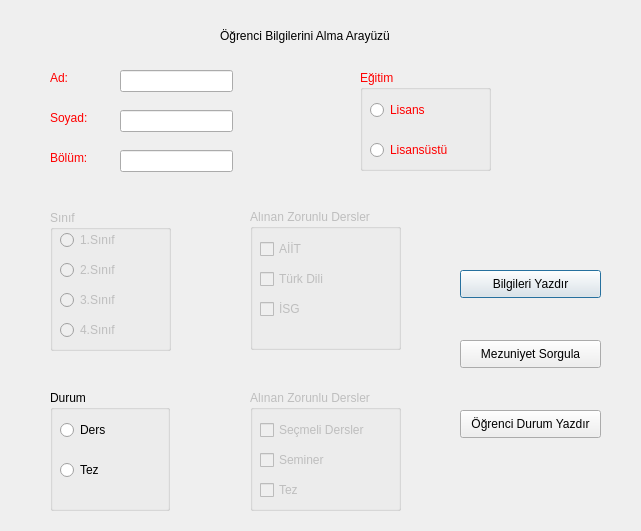
<?xml version="1.0" encoding="UTF-8"?>
<ui version="4.0">
 <class>Dialog</class>
 <widget class="QDialog" name="Dialog">
  <property name="enabled">
   <bool>true</bool>
  </property>
  <property name="geometry">
   <rect>
    <x>0</x>
    <y>0</y>
    <width>641</width>
    <height>531</height>
   </rect>
  </property>
  <property name="windowTitle">
   <string>Dialog</string>
  </property>
  <widget class="QLabel" name="label">
   <property name="geometry">
    <rect>
     <x>220</x>
     <y>20</y>
     <width>191</width>
     <height>31</height>
    </rect>
   </property>
   <property name="text">
    <string>Öğrenci Bilgilerini Alma Arayüzü</string>
   </property>
  </widget>
  <widget class="QLabel" name="label_2">
   <property name="geometry">
    <rect>
     <x>50</x>
     <y>70</y>
     <width>55</width>
     <height>16</height>
    </rect>
   </property>
   <property name="palette">
    <palette>
     <active>
      <colorrole role="WindowText">
       <brush brushstyle="SolidPattern">
        <color alpha="255">
         <red>255</red>
         <green>0</green>
         <blue>0</blue>
        </color>
       </brush>
      </colorrole>
     </active>
     <inactive>
      <colorrole role="WindowText">
       <brush brushstyle="SolidPattern">
        <color alpha="255">
         <red>255</red>
         <green>0</green>
         <blue>0</blue>
        </color>
       </brush>
      </colorrole>
     </inactive>
     <disabled>
      <colorrole role="WindowText">
       <brush brushstyle="SolidPattern">
        <color alpha="255">
         <red>120</red>
         <green>120</green>
         <blue>120</blue>
        </color>
       </brush>
      </colorrole>
     </disabled>
    </palette>
   </property>
   <property name="text">
    <string>Ad:</string>
   </property>
  </widget>
  <widget class="QLabel" name="label_3">
   <property name="geometry">
    <rect>
     <x>50</x>
     <y>110</y>
     <width>55</width>
     <height>16</height>
    </rect>
   </property>
   <property name="palette">
    <palette>
     <active>
      <colorrole role="WindowText">
       <brush brushstyle="SolidPattern">
        <color alpha="255">
         <red>255</red>
         <green>0</green>
         <blue>0</blue>
        </color>
       </brush>
      </colorrole>
     </active>
     <inactive>
      <colorrole role="WindowText">
       <brush brushstyle="SolidPattern">
        <color alpha="255">
         <red>255</red>
         <green>0</green>
         <blue>0</blue>
        </color>
       </brush>
      </colorrole>
     </inactive>
     <disabled>
      <colorrole role="WindowText">
       <brush brushstyle="SolidPattern">
        <color alpha="255">
         <red>120</red>
         <green>120</green>
         <blue>120</blue>
        </color>
       </brush>
      </colorrole>
     </disabled>
    </palette>
   </property>
   <property name="text">
    <string>Soyad:</string>
   </property>
  </widget>
  <widget class="QLabel" name="label_4">
   <property name="geometry">
    <rect>
     <x>50</x>
     <y>150</y>
     <width>55</width>
     <height>16</height>
    </rect>
   </property>
   <property name="palette">
    <palette>
     <active>
      <colorrole role="WindowText">
       <brush brushstyle="SolidPattern">
        <color alpha="255">
         <red>255</red>
         <green>0</green>
         <blue>0</blue>
        </color>
       </brush>
      </colorrole>
     </active>
     <inactive>
      <colorrole role="WindowText">
       <brush brushstyle="SolidPattern">
        <color alpha="255">
         <red>255</red>
         <green>0</green>
         <blue>0</blue>
        </color>
       </brush>
      </colorrole>
     </inactive>
     <disabled>
      <colorrole role="WindowText">
       <brush brushstyle="SolidPattern">
        <color alpha="255">
         <red>120</red>
         <green>120</green>
         <blue>120</blue>
        </color>
       </brush>
      </colorrole>
     </disabled>
    </palette>
   </property>
   <property name="text">
    <string>Bölüm:</string>
   </property>
  </widget>
  <widget class="QLineEdit" name="ln_ad">
   <property name="geometry">
    <rect>
     <x>120</x>
     <y>70</y>
     <width>113</width>
     <height>22</height>
    </rect>
   </property>
  </widget>
  <widget class="QLineEdit" name="ln_soyad">
   <property name="geometry">
    <rect>
     <x>120</x>
     <y>110</y>
     <width>113</width>
     <height>22</height>
    </rect>
   </property>
  </widget>
  <widget class="QGroupBox" name="grp_egitim">
   <property name="geometry">
    <rect>
     <x>360</x>
     <y>70</y>
     <width>131</width>
     <height>101</height>
    </rect>
   </property>
   <property name="palette">
    <palette>
     <active>
      <colorrole role="WindowText">
       <brush brushstyle="SolidPattern">
        <color alpha="255">
         <red>255</red>
         <green>0</green>
         <blue>0</blue>
        </color>
       </brush>
      </colorrole>
     </active>
     <inactive>
      <colorrole role="WindowText">
       <brush brushstyle="SolidPattern">
        <color alpha="255">
         <red>255</red>
         <green>0</green>
         <blue>0</blue>
        </color>
       </brush>
      </colorrole>
     </inactive>
     <disabled>
      <colorrole role="WindowText">
       <brush brushstyle="SolidPattern">
        <color alpha="255">
         <red>120</red>
         <green>120</green>
         <blue>120</blue>
        </color>
       </brush>
      </colorrole>
     </disabled>
    </palette>
   </property>
   <property name="title">
    <string>Eğitim</string>
   </property>
   <widget class="QRadioButton" name="rd_lisans">
    <property name="geometry">
     <rect>
      <x>10</x>
      <y>30</y>
      <width>95</width>
      <height>20</height>
     </rect>
    </property>
    <property name="text">
     <string>Lisans</string>
    </property>
   </widget>
   <widget class="QRadioButton" name="rd_lisansustu">
    <property name="geometry">
     <rect>
      <x>10</x>
      <y>70</y>
      <width>95</width>
      <height>20</height>
     </rect>
    </property>
    <property name="text">
     <string>Lisansüstü</string>
    </property>
   </widget>
  </widget>
  <widget class="QGroupBox" name="grp_sinif">
   <property name="enabled">
    <bool>false</bool>
   </property>
   <property name="geometry">
    <rect>
     <x>50</x>
     <y>210</y>
     <width>121</width>
     <height>141</height>
    </rect>
   </property>
   <property name="title">
    <string>Sınıf</string>
   </property>
   <widget class="QRadioButton" name="rd_sinif1">
    <property name="geometry">
     <rect>
      <x>10</x>
      <y>20</y>
      <width>95</width>
      <height>20</height>
     </rect>
    </property>
    <property name="text">
     <string>1.Sınıf</string>
    </property>
   </widget>
   <widget class="QRadioButton" name="rd_sinif2">
    <property name="geometry">
     <rect>
      <x>10</x>
      <y>50</y>
      <width>95</width>
      <height>20</height>
     </rect>
    </property>
    <property name="text">
     <string>2.Sınıf</string>
    </property>
   </widget>
   <widget class="QRadioButton" name="rd_sinif3">
    <property name="geometry">
     <rect>
      <x>10</x>
      <y>80</y>
      <width>95</width>
      <height>20</height>
     </rect>
    </property>
    <property name="text">
     <string>3.Sınıf</string>
    </property>
   </widget>
   <widget class="QRadioButton" name="rd_sinif4">
    <property name="geometry">
     <rect>
      <x>10</x>
      <y>110</y>
      <width>95</width>
      <height>20</height>
     </rect>
    </property>
    <property name="text">
     <string>4.Sınıf</string>
    </property>
   </widget>
  </widget>
  <widget class="QGroupBox" name="grp_zorunluderslerlisans">
   <property name="enabled">
    <bool>false</bool>
   </property>
   <property name="geometry">
    <rect>
     <x>250</x>
     <y>209</y>
     <width>151</width>
     <height>141</height>
    </rect>
   </property>
   <property name="title">
    <string>Alınan Zorunlu Dersler</string>
   </property>
   <widget class="QCheckBox" name="ch_Aiit">
    <property name="geometry">
     <rect>
      <x>10</x>
      <y>30</y>
      <width>81</width>
      <height>20</height>
     </rect>
    </property>
    <property name="text">
     <string>AİİT</string>
    </property>
   </widget>
   <widget class="QCheckBox" name="ch_Turkdili">
    <property name="geometry">
     <rect>
      <x>10</x>
      <y>60</y>
      <width>81</width>
      <height>20</height>
     </rect>
    </property>
    <property name="text">
     <string>Türk Dili</string>
    </property>
   </widget>
   <widget class="QCheckBox" name="ch_isg">
    <property name="geometry">
     <rect>
      <x>10</x>
      <y>90</y>
      <width>81</width>
      <height>20</height>
     </rect>
    </property>
    <property name="text">
     <string>İSG</string>
    </property>
   </widget>
  </widget>
  <widget class="QGroupBox" name="grp_durum">
   <property name="enabled">
    <bool>true</bool>
   </property>
   <property name="geometry">
    <rect>
     <x>50</x>
     <y>390</y>
     <width>120</width>
     <height>121</height>
    </rect>
   </property>
   <property name="title">
    <string>Durum</string>
   </property>
   <widget class="QRadioButton" name="rd_ders">
    <property name="geometry">
     <rect>
      <x>10</x>
      <y>30</y>
      <width>95</width>
      <height>20</height>
     </rect>
    </property>
    <property name="text">
     <string>Ders</string>
    </property>
   </widget>
   <widget class="QRadioButton" name="rd_tez">
    <property name="geometry">
     <rect>
      <x>10</x>
      <y>70</y>
      <width>95</width>
      <height>20</height>
     </rect>
    </property>
    <property name="text">
     <string>Tez</string>
    </property>
   </widget>
  </widget>
  <widget class="QGroupBox" name="grp_zorunluderslerlisansustu">
   <property name="enabled">
    <bool>false</bool>
   </property>
   <property name="geometry">
    <rect>
     <x>250</x>
     <y>390</y>
     <width>151</width>
     <height>121</height>
    </rect>
   </property>
   <property name="title">
    <string>Alınan Zorunlu Dersler</string>
   </property>
   <widget class="QCheckBox" name="ch_secmeli">
    <property name="geometry">
     <rect>
      <x>10</x>
      <y>30</y>
      <width>121</width>
      <height>20</height>
     </rect>
    </property>
    <property name="text">
     <string>Seçmeli Dersler</string>
    </property>
   </widget>
   <widget class="QCheckBox" name="ch_tez">
    <property name="geometry">
     <rect>
      <x>10</x>
      <y>90</y>
      <width>81</width>
      <height>20</height>
     </rect>
    </property>
    <property name="text">
     <string>Tez</string>
    </property>
   </widget>
   <widget class="QCheckBox" name="ch_seminer">
    <property name="geometry">
     <rect>
      <x>10</x>
      <y>60</y>
      <width>81</width>
      <height>20</height>
     </rect>
    </property>
    <property name="text">
     <string>Seminer</string>
    </property>
   </widget>
  </widget>
  <widget class="QPushButton" name="btn_bilgileriYazdir">
   <property name="geometry">
    <rect>
     <x>460</x>
     <y>270</y>
     <width>141</width>
     <height>28</height>
    </rect>
   </property>
   <property name="text">
    <string>Bilgileri Yazdır</string>
   </property>
  </widget>
  <widget class="QPushButton" name="btn_mezuniyetSorgula">
   <property name="geometry">
    <rect>
     <x>460</x>
     <y>340</y>
     <width>141</width>
     <height>28</height>
    </rect>
   </property>
   <property name="text">
    <string>Mezuniyet Sorgula</string>
   </property>
  </widget>
  <widget class="QPushButton" name="btn_ogrDurumYazdir">
   <property name="geometry">
    <rect>
     <x>460</x>
     <y>410</y>
     <width>141</width>
     <height>28</height>
    </rect>
   </property>
   <property name="text">
    <string>Öğrenci Durum Yazdır</string>
   </property>
  </widget>
  <widget class="QLineEdit" name="ln_bolum">
   <property name="geometry">
    <rect>
     <x>120</x>
     <y>150</y>
     <width>113</width>
     <height>22</height>
    </rect>
   </property>
  </widget>
 </widget>
 <resources/>
 <connections/>
</ui>
